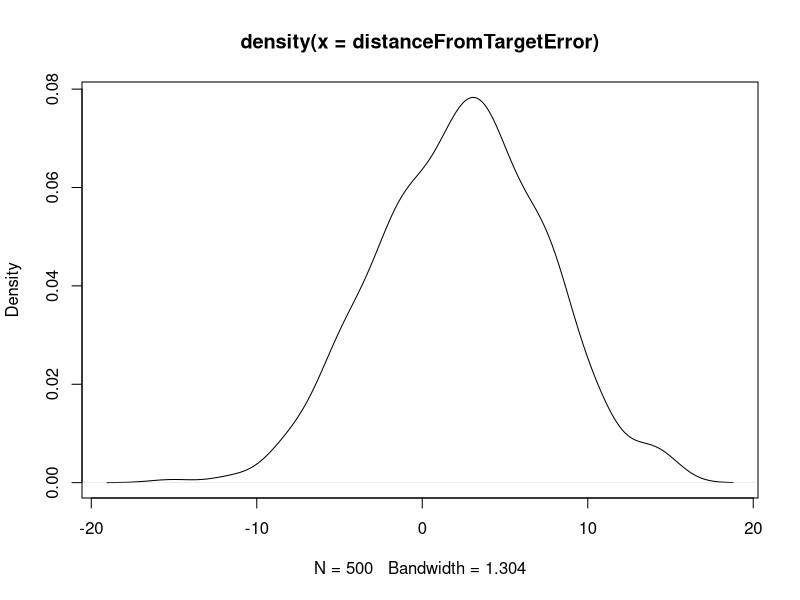
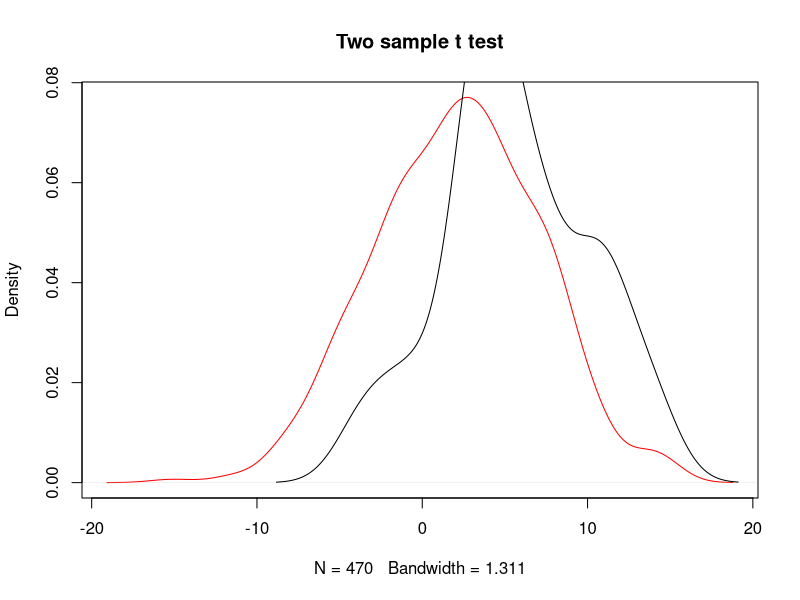
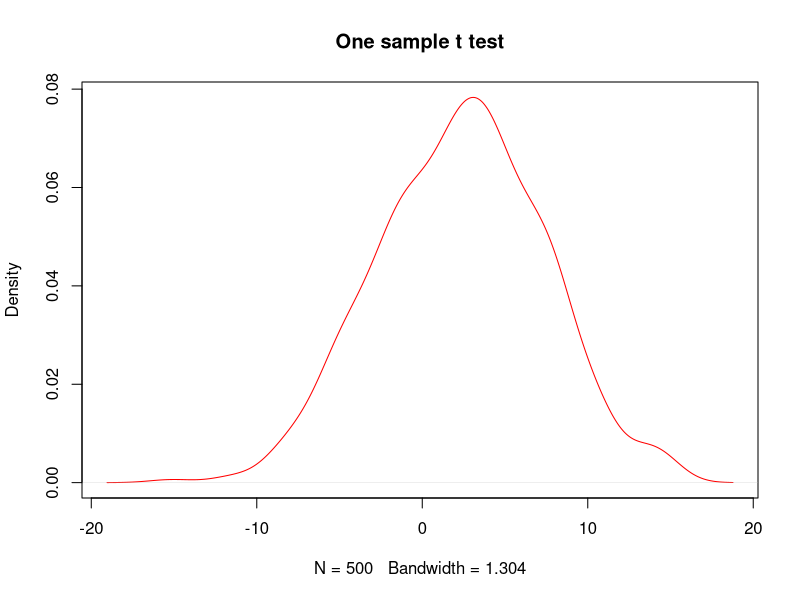
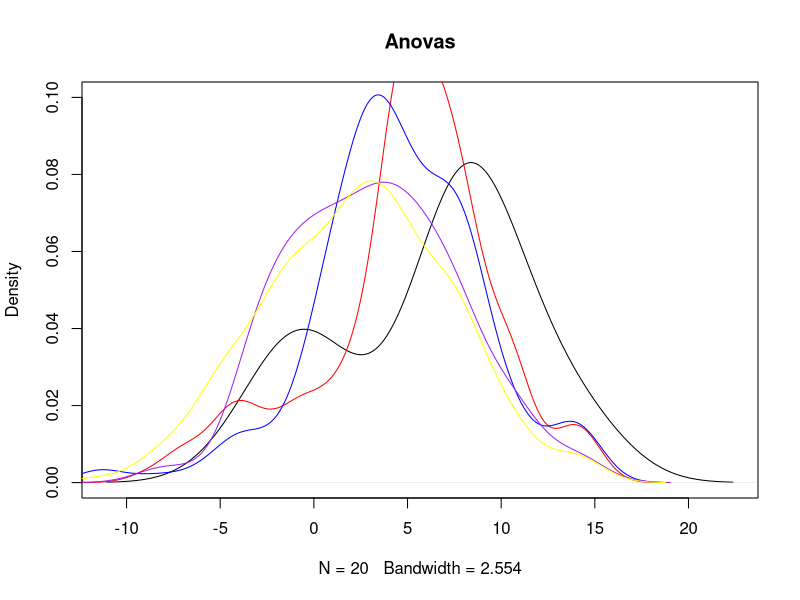
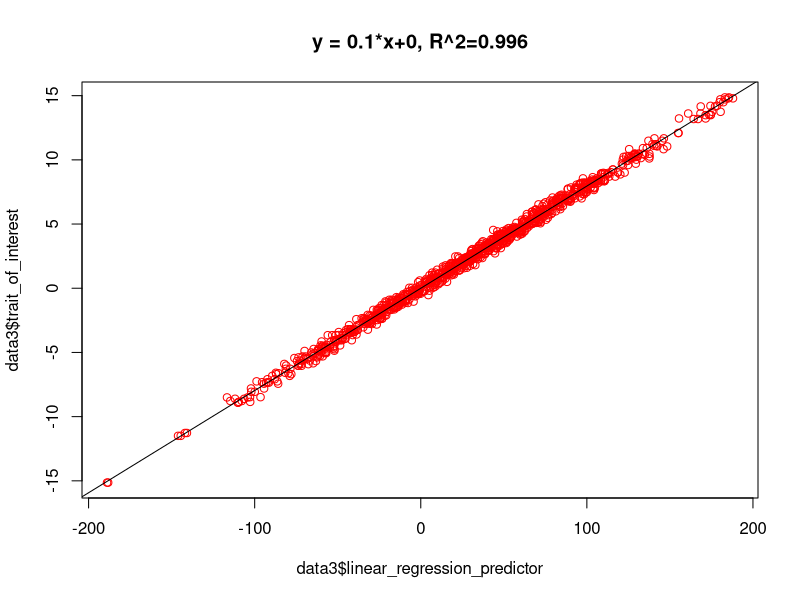

Write the R code that produced these figures, in order.
## ---- chunk 1
knitr::opts_chunk$set(echo = TRUE)
## ---- chunk 2
rnorm(500, 2.5, 5)->distanceFromTargetError ### change this to be a trait that you're actually interested in, with an appropriate distribution! 

# 

plot(density(distanceFromTargetError))
min(distanceFromTargetError)
max(distanceFromTargetError)

## ---- chunk 3

yes<-sample(distanceFromTargetError, size = 30, replace=FALSE, prob = ifelse(test = distanceFromTargetError>2.5, yes = 0.95,no =  0.15)) #### play with this line! Is the test statistically significant. When is it not?
predictor_t.test<-(distanceFromTargetError %in% yes)

cbind.data.frame(distanceFromTargetError, predictor_t.test)->data

mean(data[which(data$predictor_t.test==TRUE),1])
mean(data[which(data$predictor_t.test==FALSE),1])
t.test(distanceFromTargetError~predictor_t.test, data=data) ### this does a two sample t-test. What would a one sample t test be testing? How would you do that?

### plots our two samples for distribution
plot(density(data[which(data$predictor_t.test==FALSE),1]), col="red", main="Two sample t test")
lines(density(data[which(data$predictor_t.test==TRUE),1]), ylim=c(0, 0.1), xlim=c(-20,20), main="Two Sample T test")

###plot one sample distribution
plot(density(data$distanceFromTargetError), col="red", main="One sample t test")
t.test(data$distanceFromTargetError) ### what is this test doing?; t.test(data$distanceFromTargetError, mu = mean(distanceFromTargetError)) ### what is this test doing?

## ---- chunk 4
trait_of_interest = distanceFromTargetError
test1<-sample(trait_of_interest, 20, replace=FALSE, prob = ifelse(trait_of_interest>7, 0.95, 0.15))
test2<-sample(trait_of_interest[which(trait_of_interest %in% test1 == FALSE)], 200, replace=FALSE, prob = ifelse(trait_of_interest[which(trait_of_interest %in% test1 == FALSE)] >4, 0.95, 0.15))
test3<-sample(trait_of_interest[which(trait_of_interest %in% test2 == FALSE | trait_of_interest %in% test1 ==FALSE)], 200, replace=FALSE, prob = ifelse(trait_of_interest[which(trait_of_interest %in% test2 == FALSE | trait_of_interest %in% test1 == FALSE)] >0, 0.95, 0.15))
test4<-sample(trait_of_interest[which(trait_of_interest %in% test2 == FALSE | trait_of_interest %in% test1 ==FALSE | trait_of_interest %in% test3 == FALSE)], 200, replace=FALSE, prob = ifelse(trait_of_interest[which(trait_of_interest %in% test2 == FALSE | trait_of_interest %in% test1 ==FALSE | trait_of_interest %in% test3 == FALSE)] >-4, 0.95, 0.15))
test5<-trait_of_interest[which(trait_of_interest %in% test1 == FALSE| trait_of_interest %in% test2 == FALSE | trait_of_interest %in% test3 == FALSE | trait_of_interest %in% test4 == FALSE)]


plot(density(test1), ylim=c(0, 0.1), main="Anovas")
lines(density(test2), col="red")
lines(density(test3), col="blue")
lines(density(test4), col="purple")
lines(density(test5), col="yellow")


anova_predictor<-data.frame(ifelse(trait_of_interest %in% test1 == TRUE, "group1", ifelse(trait_of_interest %in% test2 == TRUE, "group2", ifelse(trait_of_interest %in% test3 == TRUE, "group3", ifelse(trait_of_interest %in% test4 == TRUE, "group4", "group5")))))

data2<-cbind.data.frame(data, anova_predictor)
names(data2)<-c("trait_of_interest", "predictor_t.test", "anova_predictor")


anova(aov(trait_of_interest~anova_predictor, data=data2)) ### what does this do?

anova(lm(trait_of_interest~anova_predictor, data=data2)) ### what does this do? 
summary(aov(trait_of_interest~anova_predictor, data=data2)) ### what does this do? What do you notice about the last three tests?

### what information is missing here that you wished you had to understand your study better?
analysis_of_variance<-aov(trait_of_interest~anova_predictor, data=data2) ##name the model to keep it for downstream
TukeyHSD(analysis_of_variance, conf.level = 0.95) ### what does this do, and where are the differences?

## ---- chunk 5

linear_regression_predictor<-12.5*trait_of_interest+rnorm(1000, 0, 4) ### change these numbers!! Remember that this is backwards from how we did this on day 1, so the slope should go the other way!
data3<-cbind(data2, linear_regression_predictor)

lm<-lm(trait_of_interest~linear_regression_predictor, data=data3)
summary(lm)### what is the output here? What are we interested in understanding from this model? How do we get m? How do we get the intercept?

eq = paste0("y = ", round(lm$coefficients[2],1), "*x", "+",round(lm$coefficients[1],1), ", R^2=", round(summary(lm)$adj.r.squared, digits=3))
plot(data3$linear_regression_predictor, data3$trait_of_interest, col="red", main=eq)
abline(lm, col="black")

### with the same data:
cor.test(data3$trait_of_interest, data3$linear_regression_predictor) ### compare the sample estimate to the 1) simulated effect sizes and 2) to the estimated effect size 
### how does the correlation estimate change when you change line 104?
